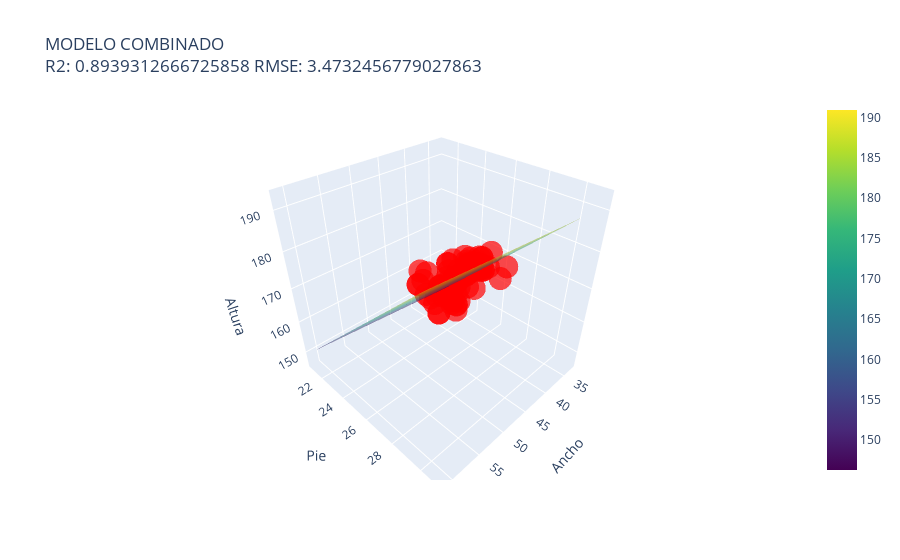

The notebook cell saved with this chart:
### Code cell
# Definir rangos para las variables independientes
x1_range = np.linspace(min(x_train['width']), max(x_train['width']), 20)
x2_range = np.linspace(min(x_train['shoe_size']), max(x_train['shoe_size']), 20)
x1_mesh, x2_mesh = np.meshgrid(x1_range, x2_range)

# Escalar el meshgrid para predicción
x_mesh_scaled = ss.transform(np.vstack((x1_mesh.ravel(), x2_mesh.ravel())).T)

# Predecir los valores con el modelo escalado
y_mesh_scaled = modelo_combinado.predict(x_mesh_scaled)

# Crear scatterplot 3D de los puntos reales
scatter = go.Scatter3d(
    x=x_test['width'], y=x_test['shoe_size'], z=y_test,
    mode='markers',
    marker=dict(size=8, color='red', opacity=0.7)
)

# Crear el plano de regresión
surface = go.Surface(
    x=x1_mesh, y=x2_mesh, z=y_mesh_scaled.reshape(x1_mesh.shape),
    colorscale='Viridis', opacity=0.5
)

# Configuración del layout
layout = go.Layout(
     title=f"MODELO COMBINADO<br>R2: {r2_score(y_test, predicciones)} RMSE: {root_mean_squared_error(y_test, predicciones)}",
    scene=dict(
        xaxis_title='Ancho',
        yaxis_title='Pie',
        zaxis_title='Altura'
    )
)

# Crear la figura
fig = go.Figure(data=[scatter, surface], layout=layout)

# Mostrar la figura interactiva
fig.show()

### Figure 1 — Plotly figure (JSON) as saved in the notebook; plotly's stock layout.template omitted (floating-point values rounded to 4 significant figures; data arrays with more than 128 entries replaced by an {"elided": "..."} marker saying what was removed)
{"data": [{"marker": {"color": "red", "opacity": 0.7, "size": 8}, "mode": "markers", "type": "scatter3d", "x": [42, 45, 44, 39, 50, 55, 46, 45, 41, 50, 42, 40, 46, 53, 38, 48, 47, 42, 51, 34, 38, 43, 33, 39, 40, 42, 49, 47, 53, 46, 38, 43, 42, 39, 37, 42, 56, 41, 49, 49, 43, 44, 44, 56, 61, 38, 43, 42, 38, 39, 42, 45, 47, 47, 44, 37, 47, 48, 44, 41, 51, 57, 51, 50, 39, 50, 42, 48, 39, 47, 45, 44, 44, 49, 43, 43, 50, 51, 48, 42, 40, 36, 47, 45, 36, 36, 48, 49, 49, 55, 44, 47, 46, 39, 42, 44, 36, 44, 48, 42, 45, 40, 42, 45], "y": [24, 29, 23, 23, 28, 29.9, 28, 26, 24, 28.8, 25, 24, 28, 29.5, 25, 28, 28, 26, 29.1, 22, 23, 25, 23, 24, 26, 27, 27.5, 28, 29.5, 24, 24, 27, 27, 24.5, 23, 27, 30, 24, 29, 26.5, 25, 27, 23, 30.1, 31, 23, 25, 27, 23, 24, 25, 26.5, 27, 27.9, 28, 23, 27.7, 27, 24.5, 22.5, 29, 30.1, 28.9, 28, 22.5, 28.9, 26, 25, 24, 27, 27.5, 26, 26.5, 27.5, 27, 25, 28.6, 29, 28, 24, 24, 22, 27, 28, 22.5, 27, 27.5, 26.5, 28.5, 28, 24, 27.9, 28, 24, 26, 27, 23, 27.3, 28.1, 24, 28, 27, 27, 26], "z": [160, 178, 162, 156, 180, 189, 179, 165, 158, 185, 162, 157, 182, 188, 170, 182, 180, 170, 186, 153, 155, 172, 163, 157, 170, 174, 178, 181, 188, 170, 156, 176, 174, 166, 161, 177, 189, 160, 183, 166, 168, 177, 162, 189, 193, 156, 163, 177, 155, 157, 160, 170, 174, 180, 178, 154, 180, 172, 162, 155, 184, 189, 185, 173, 150, 185, 174, 171, 157, 168, 172, 161, 173, 172, 176, 172, 184, 186, 176, 162, 158, 153, 174, 178, 153, 170, 171, 166, 183, 185, 160, 180, 179, 157, 170, 177, 164, 178, 182, 162, 178, 177, 175, 164]}, {"colorscale": [[0, "#440154"], [0.1111, "#482878"], [0.2222, "#3e4989"], [0.3333, "#31688e"], [0.4444, "#26828e"], [0.5556, "#1f9e89"], [0.6667, "#35b779"], [0.7778, "#6ece58"], [0.8889, "#b5de2b"], [1, "#fde725"]], "opacity": 0.5, "type": "surface", "x": {"elided": "20x20 float values"}, "y": {"elided": "20x20 float values"}, "z": {"elided": "20x20 float values"}}], "layout": {"scene": {"xaxis": {"title": {"text": "Ancho"}}, "yaxis": {"title": {"text": "Pie"}}, "zaxis": {"title": {"text": "Altura"}}}, "title": {"text": "MODELO COMBINADO<br>R2: 0.8939312666725858 RMSE: 3.4732456779027863"}}}
